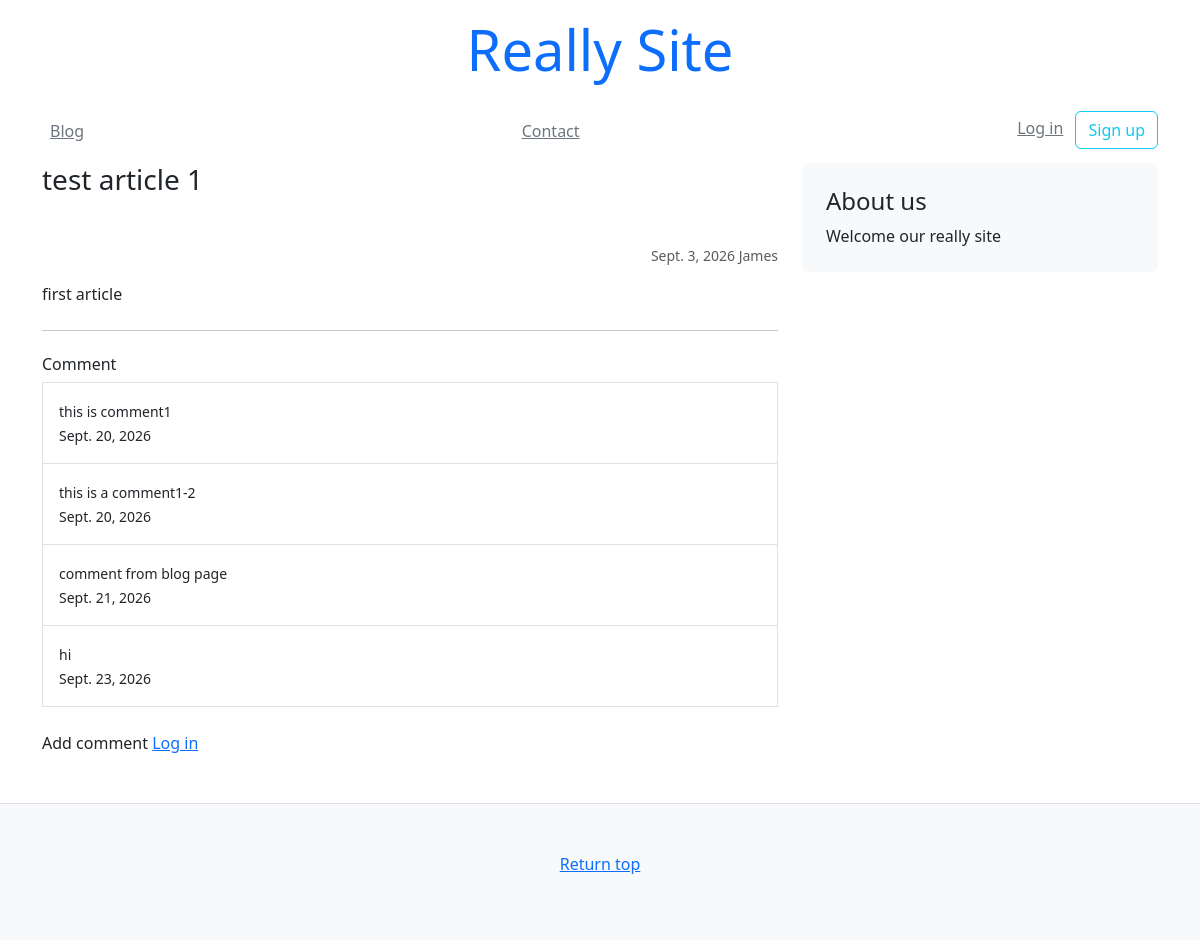
Page /blog/1/ on the committed database.
### blog/models.py (models this page shows)
class Article(models.Model):
    title = models.CharField(default="", max_length=63)
    text = models.TextField(default="")
    author = models.CharField(default="", max_length=63)
    created_at = models.DateField(auto_now_add=True)
    updated_at = models.DateField(auto_now=True)

class Comment(models.Model):
    comment = models.TextField(default="", max_length=1000)
    created_at = models.DateField(auto_now_add=True)
    author = models.ForeignKey(get_user_model(), on_delete=models.CASCADE)
    article = models.ForeignKey(Article, on_delete=models.CASCADE)

### blog/views.py (the view, shortened to what this page needs)
# urls.py: path('<slug:pk>/', views.article),
def article(request, pk):
    obj = Article.objects.get(pk=pk)
    comments = Comment.objects.filter(article=obj)
    context = {
        "article": obj,
        "comments": comments
    }
    return render(request, "blog/article.html", context)

### templates/blog/article.html
{% extends 'mysite/base.html' %}
{% block content %}
    <main class="container">
        <div class="row">
            <div class="col-md-8">
                <h3 class="pb-4 mb-4 font-italic">{{ article.title }}</h3>
                <p class="small text-muted text-end">
                    {{ article.created_at }} {{ article.author }}
                </p>
                <p>{{ article.text }}</p>
                <hr class="my-4">
                {% include 'mysite/snippets/comment.html' %}
            </div>
            {% include 'mysite/snippets/sidebar.html' %}
        </div>
    </main>
{% endblock content %}

### templates/mysite/snippets/comment.html
<div>
    <h3 class="h6">Comment</h3>
    <div class="list-group">
        {% for comment in comments %}
            <a class="list-group-item list-group-item-action p-3 rounded-0" href="">
                <p class="m-0">
                    <small>{{ comment.comment }}</small>
                </p>
                <p class="m-0">
                    <small>{{ comment.created_at }}</small>
                </p>
            </a>
        {% endfor %}
    </div>
    {% if user.is_authenticated %}
        <form method="POST" class="my-4" action="">
            {% csrf_token %}
            <div class="mb-2">
                <label for="">Comment</label>
                <textarea class="rounded-0 bg-light form-control" name="comment" id="" rows="3"></textarea>
            </div>
            <div class="text-end">
                <button class="btn btn-sm btn-outline-success" type="submit">Add comment</button>
            </div>
        </form>
    {% else %}
        <p class="my-4">
            Add comment <a href="/login/">Log in</a>
        </p>
    {% endif %}
</div>

### rows in the picture
Article: title "test article 1", created_at "Sept. 3, 2026", author "James", text "first article"
Comment: comment "this is comment1", created_at "Sept. 20, 2026"
Comment: comment "this is a comment1-2", created_at "Sept. 20, 2026"
Comment: comment "comment from blog page", created_at "Sept. 21, 2026"
Comment: comment "hi", created_at "Sept. 23, 2026"
